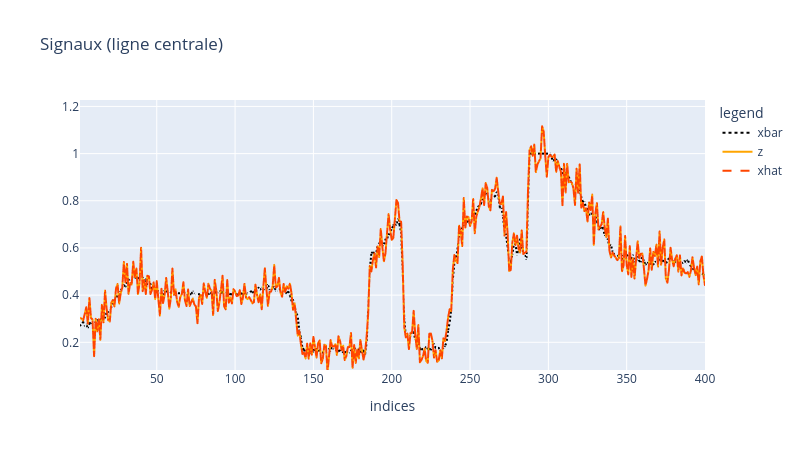

Write notebook code for a chart like this one.
### Code cell
# plot signals (for 2D images: plot the central row)
row_idx = xbar.shape[0] // 2
dom_col = np.arange(1, xbar.shape[1] + 1)

plt_xbar = pandas.DataFrame({'x': dom_col, 'y': xbar[row_idx, :], 'legend': 'xbar'})
plt_z    = pandas.DataFrame({'x': dom_col, 'y': z[row_idx, :],    'legend': 'z'})
plt_xhat = pandas.DataFrame({'x': dom_col, 'y': xhat[row_idx, :], 'legend': 'xhat'})

data = pandas.concat([plt_xbar, plt_z, plt_xhat], ignore_index=True)

ymin = 1.1 * np.amin([xbar[row_idx, :], z[row_idx, :], xhat[row_idx, :]])
ymax = 1.1 * np.amax([xbar[row_idx, :], z[row_idx, :], xhat[row_idx, :]])

fig = px.line(data,
              x='x',
              y='y',
              color='legend',
              color_discrete_sequence=['black', 'orange', 'orangered'],
              line_dash='legend', line_dash_sequence=['dot', 'solid', 'dash'],
              labels={'x': 'indices', 'y': ''},
              title='Signaux (ligne centrale)',
              range_y=[ymin, ymax],
              width=800, height=450)
fig.show()

### Figure 1 — Plotly figure (JSON) as saved in the notebook; plotly's stock layout.template omitted (floating-point values rounded to 4 significant figures; data arrays with more than 128 entries replaced by an {"elided": "..."} marker saying what was removed)
{"data": [{"hovertemplate": "legend=xbar<br>indices=%{x}<br>=%{y}<extra></extra>", "legendgroup": "xbar", "line": {"color": "black", "dash": "dot"}, "marker": {"symbol": "circle"}, "mode": "lines", "name": "xbar", "showlegend": true, "type": "scattergl", "x": {"elided": "400 int values"}, "xaxis": "x", "y": {"elided": "400 float values"}, "yaxis": "y"}, {"hovertemplate": "legend=z<br>indices=%{x}<br>=%{y}<extra></extra>", "legendgroup": "z", "line": {"color": "orange", "dash": "solid"}, "marker": {"symbol": "circle"}, "mode": "lines", "name": "z", "showlegend": true, "type": "scattergl", "x": {"elided": "400 int values"}, "xaxis": "x", "y": {"elided": "400 float values"}, "yaxis": "y"}, {"hovertemplate": "legend=xhat<br>indices=%{x}<br>=%{y}<extra></extra>", "legendgroup": "xhat", "line": {"color": "orangered", "dash": "dash"}, "marker": {"symbol": "circle"}, "mode": "lines", "name": "xhat", "showlegend": true, "type": "scattergl", "x": {"elided": "400 int values"}, "xaxis": "x", "y": {"elided": "400 float values"}, "yaxis": "y"}], "layout": {"height": 450, "legend": {"title": {"text": "legend"}, "tracegroupgap": 0}, "title": {"text": "Signaux (ligne centrale)"}, "width": 800, "xaxis": {"anchor": "y", "domain": [0, 1], "title": {"text": "indices"}}, "yaxis": {"anchor": "x", "domain": [0, 1], "range": [0.08263, 1.227], "title": {"text": ""}}}}
